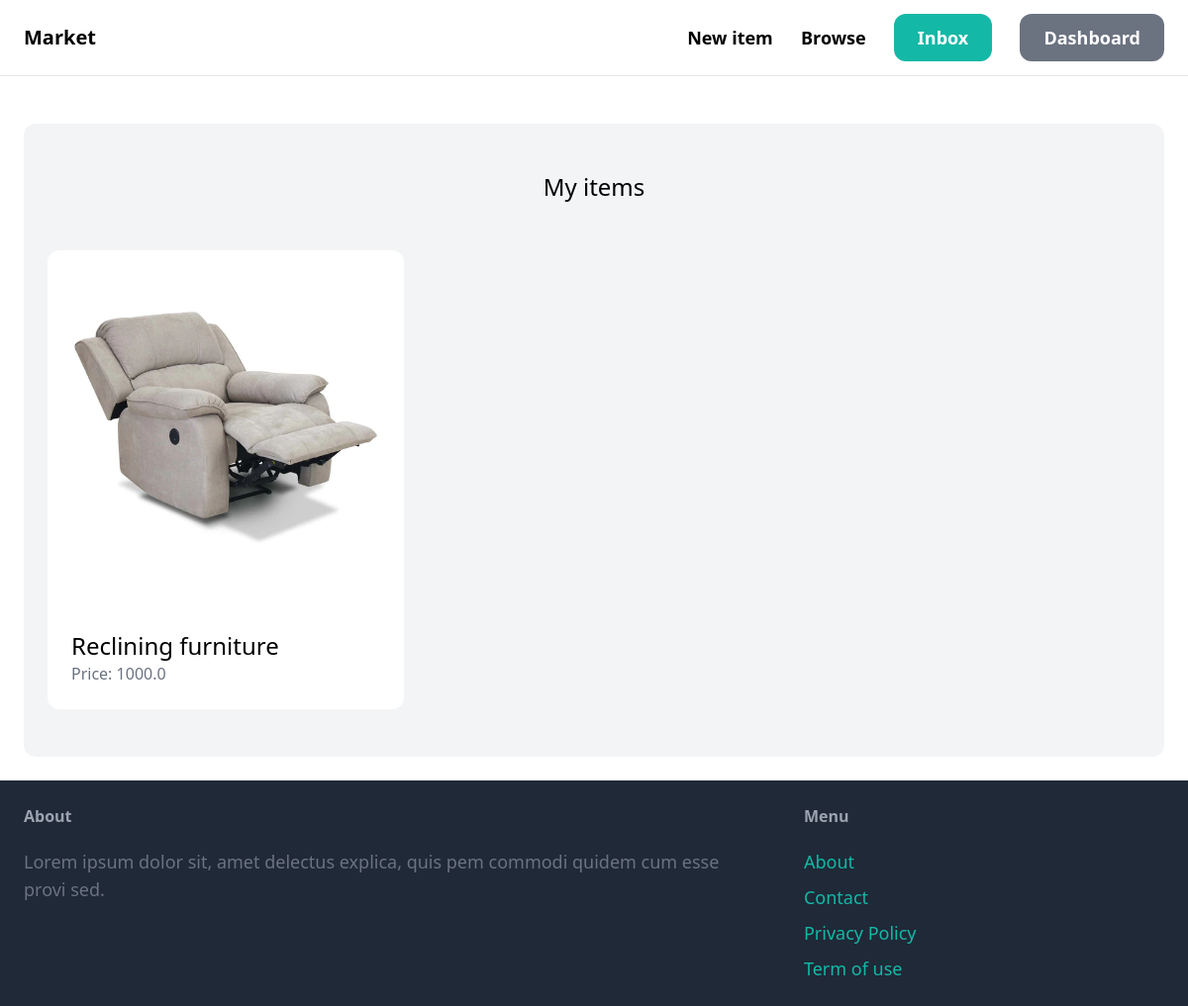
The app's page /dashboard/ (signed in) with its own data.
### item/models.py (models this page shows, shortened)
class Item(models.Model):
    category = models.ForeignKey(Category, related_name='items', on_delete=models.CASCADE)
    name = models.CharField(max_length=255)
    description = models.TextField(blank=True, null=True)
    price = models.FloatField()
    image = models.ImageField(upload_to='item_images', blank=True, null=True)
    is_sold = models.BooleanField(default=False)
    created_by = models.ForeignKey(User, related_name= 'Items', on_delete=models.CASCADE)
    created_at = models.DateTimeField(auto_now_add=True)

### dashboard/views.py (the view)
# urls.py: path('', views.index, name='index'),
@login_required
def index(request):
    items = Item.objects.filter(created_by=request.user)
    return render(request, 'dashboard/index.html', {
        'items': items,
    })

### dashboard/templates/dashboard/index.html (shortened to what this page needs)
{% extends 'core/base.html' %}
{% block content %}
    <div class="mt-6 px-6 py-12 bg-gray-100 rounded-xl">
        <h2 class="mb-12 text-2xl text-center">My items</h2>
        <div class="grid grid-cols-3 gap-3">
            {% for item in items %}
                <div>
                    <a href="{% url 'item:detail' item.id %}">
                        <div>
                            <img src="{{ item.image.url }}" class="rounded-t-xl">
                        </div>
                        <div class="p-6 bg-white rounded-b-xl">
                            <h2 class="text-2xl">{{ item.name }}</h2>
                            <p class="text-gray-500">Price: {{ item.price }}</p>
                        </div>
                    </a>
                </div>
            {% endfor %}
        </div>
    </div>
{% endblock %}

### records on screen
Item: image (picture), name "Reclining furniture", price "1000.0"
